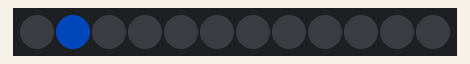
Recording of a sketch running on a simulated Arduino Uno, built with avr-gcc and run on an emulated ATmega328P. Shown: 12 RGB LEDs in strip order, left to right. Dim RGB values are drawn brighter than linear; random numbers use the default seed unless the sketch sets one.

Above: at 1.06 s.
At 5.84 s:
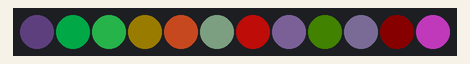
At 10.75 s:
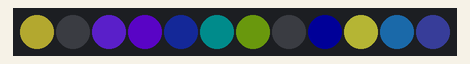
At 20.44 s:
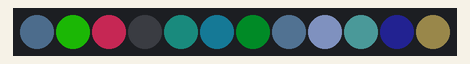
At 30.12 s:
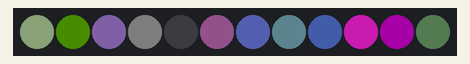
At 39.81 s:
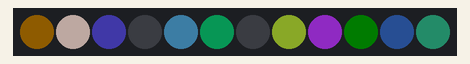

The sketch:

twinkle.ino
```cpp
/* twinkle

By: Andrew Tuline

Date: Nov, 2014

A quick demo showing fading LED's. It's easy to start a twinkle at maximum brightness and then fade out. It's a whole other ball game to fade in as well.

*/


#include "FastLED.h"                                          // FastLED library.

// Fixed definitions cannot change on the fly.
#define LED_DT 6                                             // Data pin to connect to the strip.
#define COLOR_ORDER GRB                                      // It's GRB for WS2812B
#define LED_TYPE WS2812                                      // What kind of strip are you using (WS2801, WS2812B or APA102)?
#define NUM_LEDS 12                                           // Number of LED's.

// Initialize changeable global variables.
uint8_t max_bright = 128;                                     // Overall brightness definition. It can be changed on the fly.


struct CRGB leds[NUM_LEDS];                                   // Initialize our LED array.


// These variables can be changed.
int ranamount = 50;                                           // The higher the number, lowers the chance for a pixel to light up.
uint8_t thisdelay = 50;                                       // Standard delay value in milliseconds.
uint8_t fadeval = 224;                                        // Fade rate


void setup() {
  delay(1000);                                                 // Power-up safety delay or something like that.
  Serial.begin(57600);

  LEDS.addLeds<LED_TYPE, LED_DT, COLOR_ORDER>(leds, NUM_LEDS);          // Use this for WS2812B
//  LEDS.addLeds<LED_TYPE, LED_DT, LED_CK, COLOR_ORDER>(leds, NUM_LEDS);  // Use this for WS2801 or APA102

  set_max_power_in_volts_and_milliamps(5, 500);               // FastLED power management set at 5V, 500mA
  FastLED.setBrightness(max_bright);
} // setup()


void loop() {
  twinkle();                                                  // Simple call to the routine.
  show_at_max_brightness_for_power();                         // Power managed display is better than FastLED.show()
  delay_at_max_brightness_for_power(thisdelay*2.5);           // Power managed delay.
} // loop()


void twinkle() {
  if (ranamount >NUM_LEDS) ranamount = NUM_LEDS;               // Make sure we're at least utilizing ALL the LED's.
  int idex = random16(0, ranamount);
  if (idex < NUM_LEDS) {                                      // Only the lowest probability twinkles will do.
    leds[idex] = random();                                    // The idex LED is set to a random 32 bit value
  }
  for (int i = 0; i <NUM_LEDS; i++) leds[i].nscale8(fadeval); // Go through the array and reduce each RGB value by a percentage.
} // twinkle()
```
